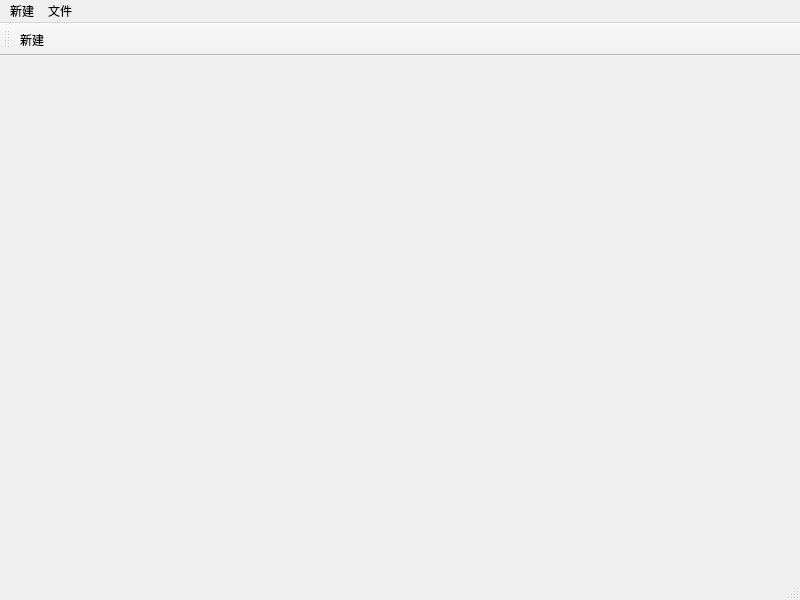
<?xml version="1.0" encoding="UTF-8"?>
<ui version="4.0">
 <class>MainWindow</class>
 <widget class="QMainWindow" name="MainWindow">
  <property name="geometry">
   <rect>
    <x>0</x>
    <y>0</y>
    <width>800</width>
    <height>600</height>
   </rect>
  </property>
  <property name="windowTitle">
   <string>MainWindow</string>
  </property>
  <widget class="QWidget" name="centralwidget"/>
  <widget class="QMenuBar" name="menubar">
   <property name="geometry">
    <rect>
     <x>0</x>
     <y>0</y>
     <width>800</width>
     <height>26</height>
    </rect>
   </property>
   <widget class="QMenu" name="menu">
    <property name="title">
     <string>新建</string>
    </property>
    <addaction name="actionnew"/>
   </widget>
   <widget class="QMenu" name="menu_2">
    <property name="title">
     <string>文件</string>
    </property>
   </widget>
   <addaction name="menu"/>
   <addaction name="menu_2"/>
  </widget>
  <widget class="QStatusBar" name="statusbar"/>
  <widget class="QToolBar" name="toolBar">
   <property name="windowTitle">
    <string>toolBar</string>
   </property>
   <attribute name="toolBarArea">
    <enum>TopToolBarArea</enum>
   </attribute>
   <attribute name="toolBarBreak">
    <bool>false</bool>
   </attribute>
   <addaction name="actionnew"/>
  </widget>
  <action name="actionnew">
   <property name="text">
    <string>新建</string>
   </property>
  </action>
 </widget>
 <resources/>
 <connections/>
</ui>
